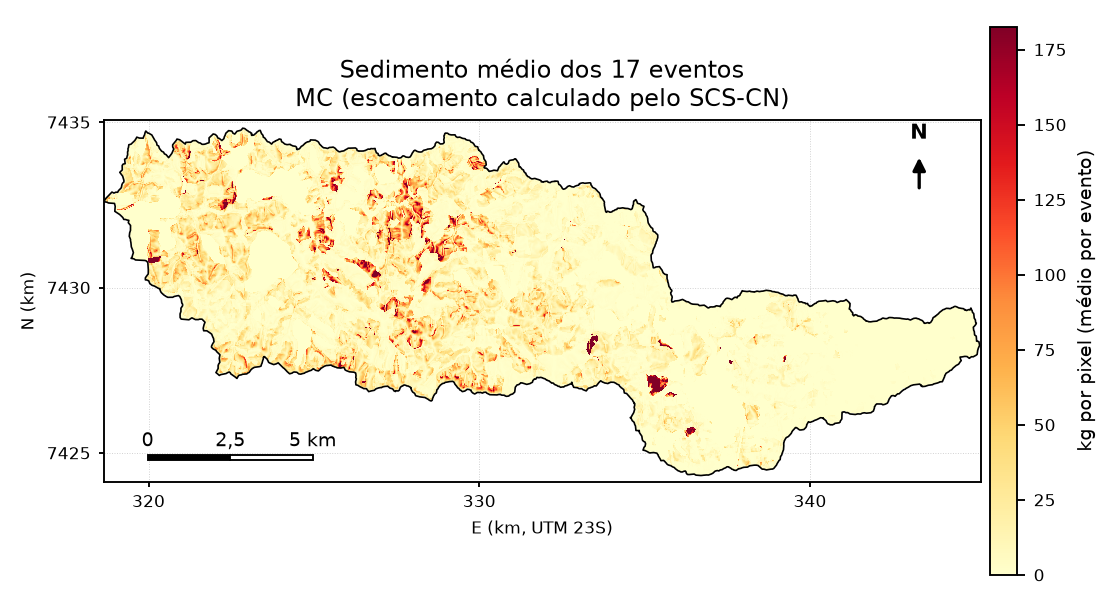
#> input picture TCC_Texto/figuras/slides/mapa_medio_MC.png, 1103 x 598 px
$ python 7_montagem_instagram_v2.py ../../TCC_Texto/figuras/slides/mapa_medio_MC.png ../../TCC_Texto/figuras/slides/mapa_medio_MC.png
#> lines starting #> are read from the running program, lines starting #| are printed output that depends on the picture; after the words box and inside, x2 and y2 are one past the last pixel; in counts of white or black regions, pixels touching at a corner belong together
"""Montagem para o Instagram, versao 2 (1080 x 1350): foto que se dissolve no fundo escuro e o mapa
de erosao media sem fundo, como se flutuasse. Uso: python 7_...py foto.jpg saida.jpg"""
import os, sys
import numpy as np
from PIL import Image, ImageDraw, ImageFont

BASE = os.path.abspath(os.path.join(os.path.dirname(__file__), "..", ".."))
FOTO, OUT = sys.argv[1], sys.argv[2]
FUNDO = np.array([14, 30, 58]); LARANJA = (240, 165, 60); BRANCO = (255, 255, 255); CLARO = (190, 208, 232)
F = lambda s, b=True: ImageFont.truetype(f"/usr/share/fonts/truetype/crosextra/Carlito-{'Bold' if b else 'Regular'}.ttf", s)
W, H, FH = 1080, 1350, 770

img = Image.new("RGB", (W, H), tuple(FUNDO))
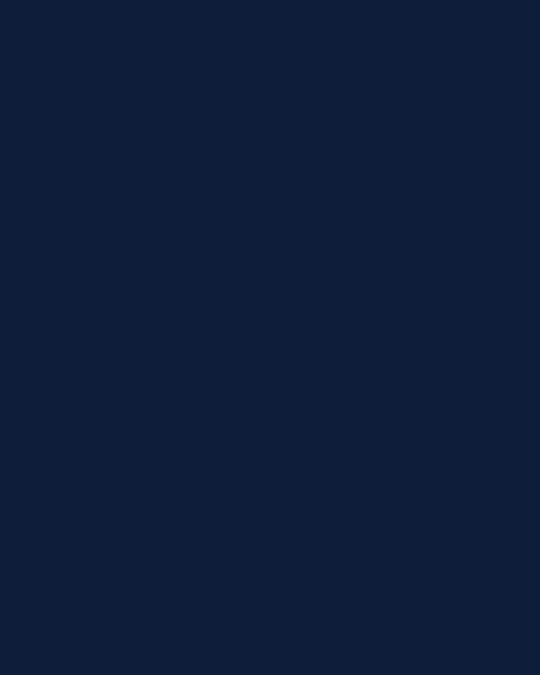
#> img: PIL image 1080x1350 RGB (shown at 1/2 size); mean R, G, B 14, 30, 58
f = Image.open(FOTO).convert("RGB"); fw, fh = f.size
#> after `fw, fh = f.size`: fw = 1103; fh = 598
alvo = W / FH
if fw / fh > alvo:
    nw = int(fh * alvo); x0 = (fw - nw) // 2; f = f.crop((x0, 0, x0 + nw, fh))
#> after `nw = int(fh * alvo)`: nw = 838
#> after `x0 = (fw - nw) // 2`: x0 = 132
else:
    nh = int(fw / alvo); f = f.crop((0, 0, fw, nh))
f = np.array(f.resize((W, FH), Image.LANCZOS)).astype(float)
#> f: shape (770, 1080, 3) float64
# degrade: a parte de baixo da foto se dissolve no fundo
a = np.ones(FH); t0 = FH - 230; a[t0:] = np.linspace(1, 0, FH - t0) ** 1.6
f = f * a[:, None, None] + FUNDO * (1 - a[:, None, None])
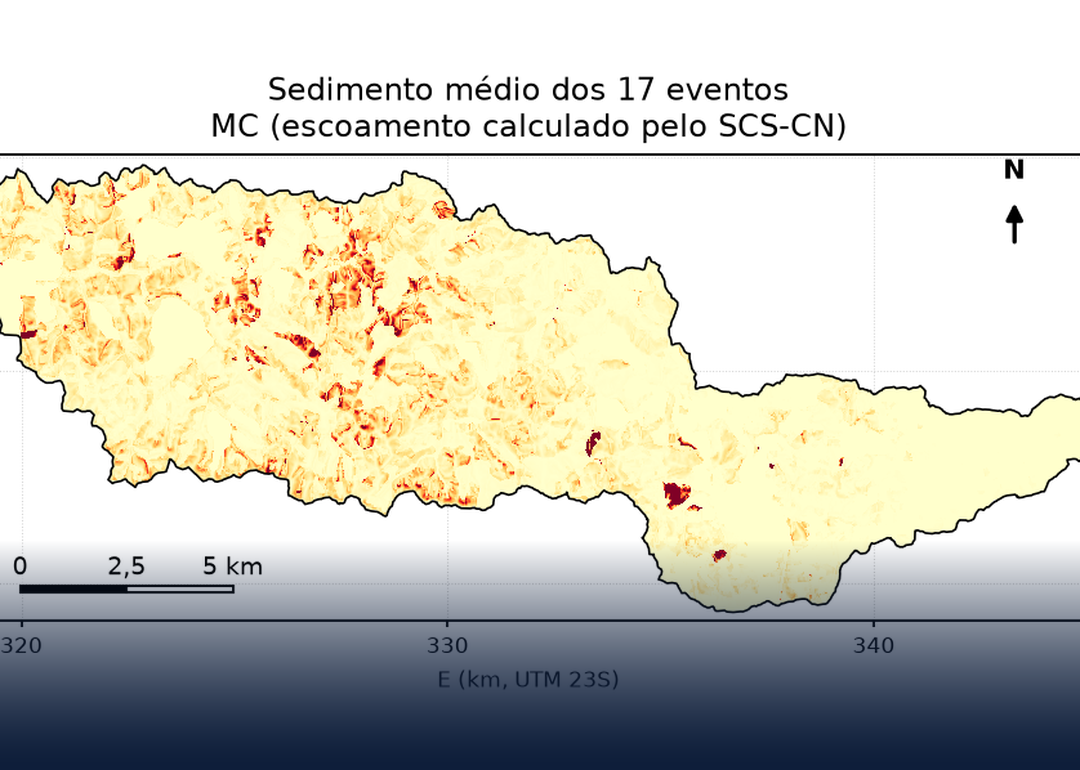
#> f: shape (770, 1080, 3) float64; mean R, G, B 204.1, 203.3, 190.8
img.paste(Image.fromarray(f.astype(np.uint8)), (0, 0))
d = ImageDraw.Draw(img)

# texto
y = 712
d.text((70, y), "TCC APROVADO", font=F(56), fill=LARANJA)
d.line((72, y + 66, 300, y + 66), fill=LARANJA, width=5)
d.text((70, y + 86), "Espacialização da MUSLE para identificação", font=F(36), fill=BRANCO)
d.text((70, y + 128), "de áreas críticas de erosão", font=F(36), fill=BRANCO)
d.text((70, y + 176), "Estudo de caso na bacia do rio Jundiaí", font=F(27, False), fill=CLARO)

# mapa sem fundo: branco e cinza neutro ficam transparentes; preto vira branco
m = np.array(Image.open(os.path.join(BASE, "TCC_Texto", "figuras", "slides", "mapa_medio_MC.png")).convert("RGB").crop((106, 122, 979, 480))).astype(int)
sat = m.max(axis=2) - m.min(axis=2); lum = m.mean(axis=2)
#> after `sat = m.max(axis=2) - m.min(axis=2)`:
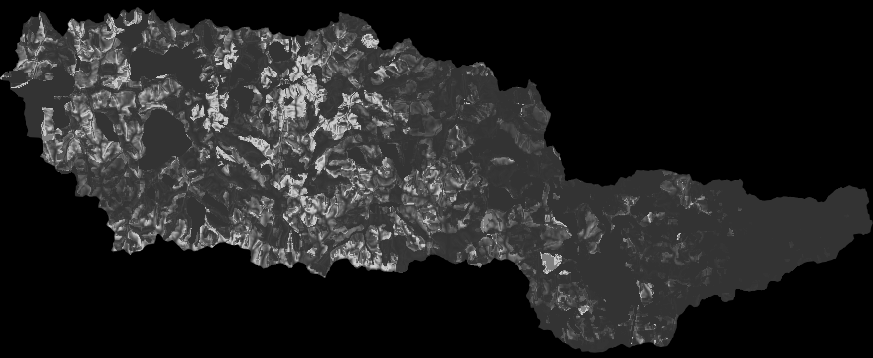
#> sat: shape (358, 873) int64; min 0, max 210, mean 35.1
#> after `lum = m.mean(axis=2)`:
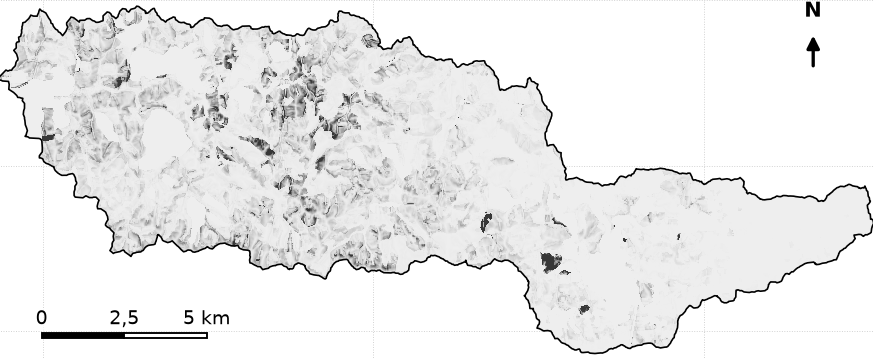
#> lum: shape (358, 873) float64; min 0, max 255, mean 235.8
alpha = np.where((sat < 30) & (lum > 150), 0, 255)
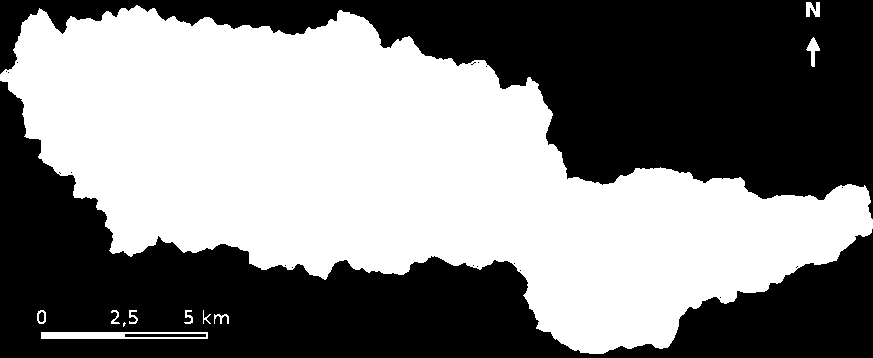
#> alpha: shape (358, 873) int64; 49.9% white; 11 white regions (1 under 20 px), largest, box (x1, y1, x2, y2) and area: (0, 5, 873, 354) 154202, (41, 332, 208, 339) 926, (806, 37, 820, 67) 179
escuro = (sat < 40) & (lum < 110)
#> escuro: shape (358, 873) bool; 1.8% white in thin lines or dots
m[escuro] = [235, 240, 248]
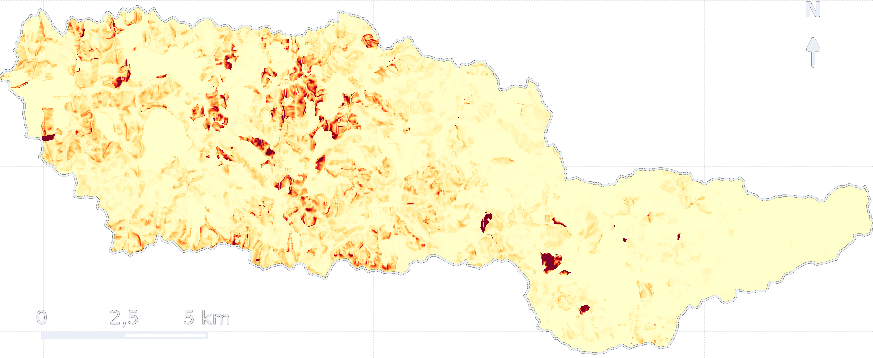
#> m: shape (358, 873, 3) int64; mean R, G, B 253.2, 247.2, 218.6
rgba = np.dstack([m, alpha]).astype(np.uint8)
mapa = Image.fromarray(rgba, "RGBA"); mw = 780; mh = int(mapa.height * mw / mapa.width)
#> after `mh = int(mapa.height * mw / mapa.width)`: mh = 319
mapa = mapa.resize((mw, mh), Image.LANCZOS)
my = 950
img.paste(mapa, ((W - mw) // 2 + 10, my), mapa)
d.text((70, H - 54), "Erosão média de 17 eventos de chuva, pixel a pixel", font=F(23, False), fill=CLARO)
d.text((W - 70, H - 54), "Engenharia Civil · Unicamp · 2026", font=F(23), fill=BRANCO, anchor="ra")
img.save(OUT, quality=95); print("ok", OUT, mh)
#> after `img.save(OUT, quality=95)`:
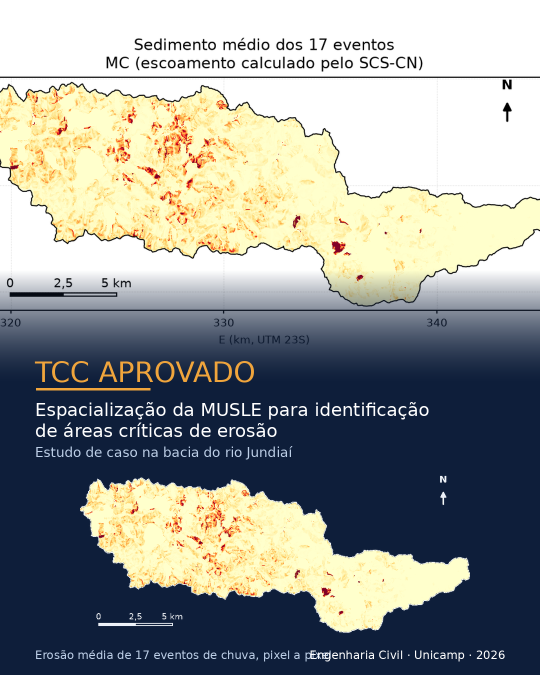
#> saved as mapa_medio_MC.png: PIL image 1080x1350 RGB (shown at 1/2 size); mean R, G, B 146.1, 149.6, 146.4
#| ok ../../TCC_Texto/figuras/slides/mapa_medio_MC.png 319

$ run again, with TCC_Texto/figuras/slides/dispersao_MFM_e_concentrado.png copied over TCC_Texto/figuras/slides/mapa_medio_MC.png
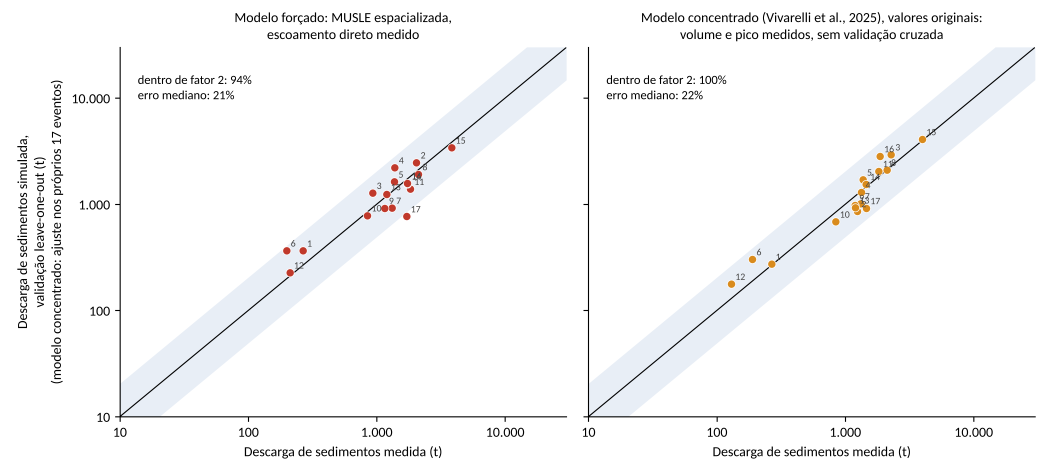
#> input picture TCC_Texto/figuras/slides/dispersao_MFM_e_concentrado.png, 3150 x 1424 px (shown at 1/3 size)
#> sat: shape (358, 873) int64; every value is 0
#> `alpha = np.where((sat < 30) & (lum > 150), 0, 255)`:
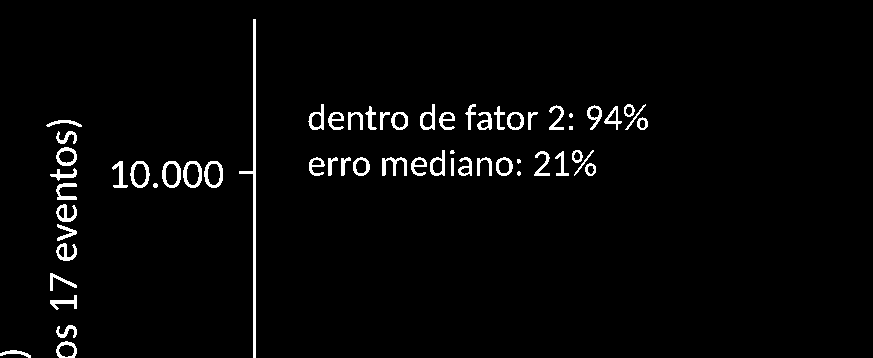
#> alpha: shape (358, 873) int64; 2.7% white; 60 white regions (5 under 20 px), largest, box (x1, y1, x2, y2) and area: (239, 19, 256, 358) 1059, (162, 161, 181, 188) 226, (183, 161, 202, 188) 220
#> escuro: shape (358, 873) bool; 2.5% white; 60 white regions (6 under 20 px), largest, box (x1, y1, x2, y2) and area: (240, 19, 256, 358) 1056, (162, 161, 181, 188) 204, (382, 158, 407, 176) 202
#> `img.save(OUT, quality=95)`:
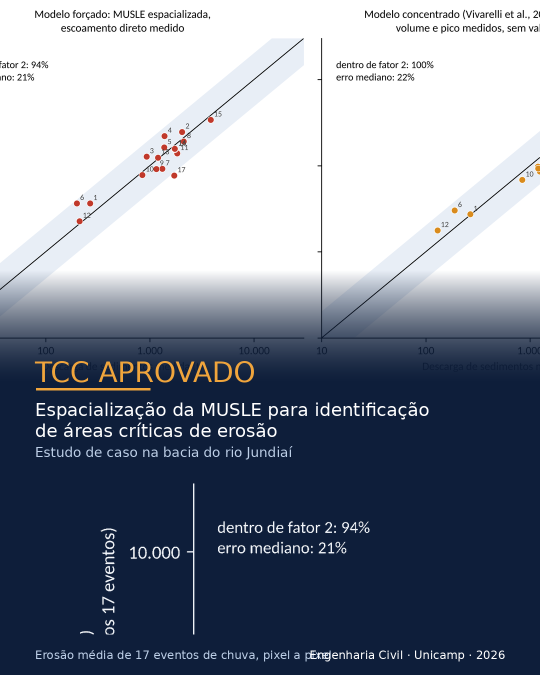
#> saved as mapa_medio_MC.png: PIL image 1080x1350 RGB (shown at 1/2 size); mean R, G, B 127, 135.2, 149.7
#| ok ../../TCC_Texto/figuras/slides/mapa_medio_MC.png 319

$ run again, with TCC_Texto/figuras/slides/dispersao_simples_e_MC.png copied over TCC_Texto/figuras/slides/mapa_medio_MC.png
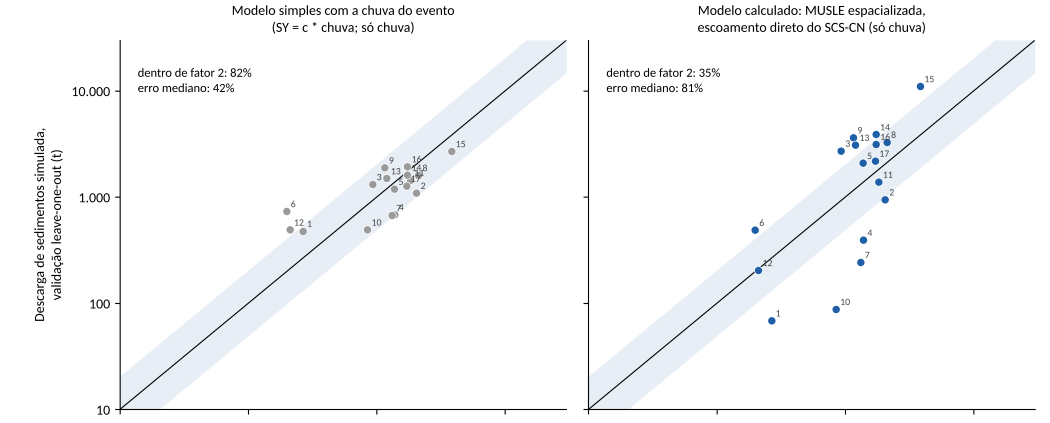
#> input picture TCC_Texto/figuras/slides/dispersao_simples_e_MC.png, 3150 x 1269 px (shown at 1/3 size)
#> sat: shape (358, 873) int64; every value is 0
#> `alpha = np.where((sat < 30) & (lum > 150), 0, 255)`:
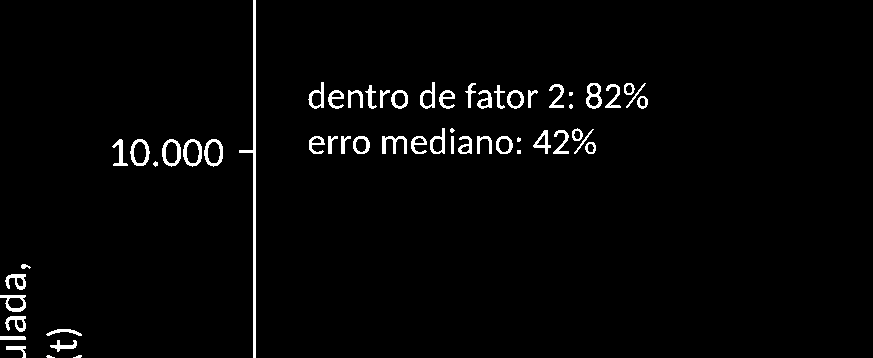
#> alpha: shape (358, 873) int64; 2.5% white; 57 white regions (7 under 20 px), largest, box (x1, y1, x2, y2) and area: (239, 0, 256, 358) 1116, (162, 139, 181, 167) 225, (183, 139, 202, 167) 219
#> escuro: shape (358, 873) bool; 2.2% white; 57 white regions (8 under 20 px), largest, box (x1, y1, x2, y2) and area: (240, 0, 256, 358) 1113, (382, 136, 407, 154) 207, (162, 139, 181, 166) 202
#> `img.save(OUT, quality=95)`:
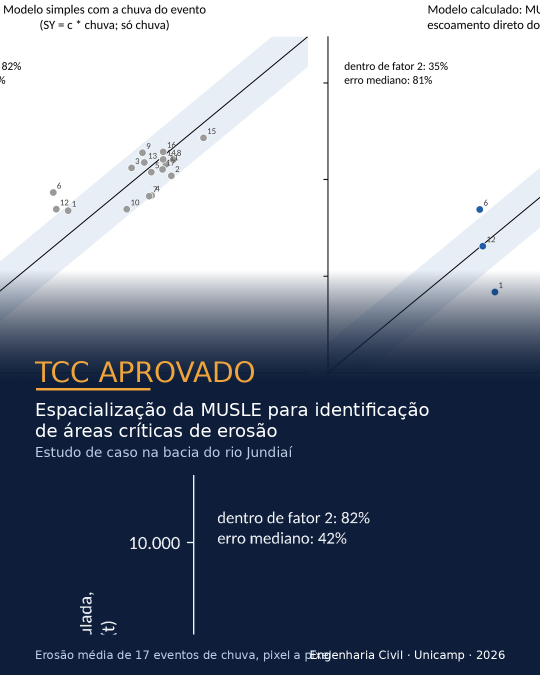
#> saved as mapa_medio_MC.png: PIL image 1080x1350 RGB (shown at 1/2 size); mean R, G, B 126.9, 135.3, 149.9
#| ok ../../TCC_Texto/figuras/slides/mapa_medio_MC.png 319

$ run again, with TCC_Texto/figuras/slides/escada_gargalo_vivarelli.png copied over TCC_Texto/figuras/slides/mapa_medio_MC.png
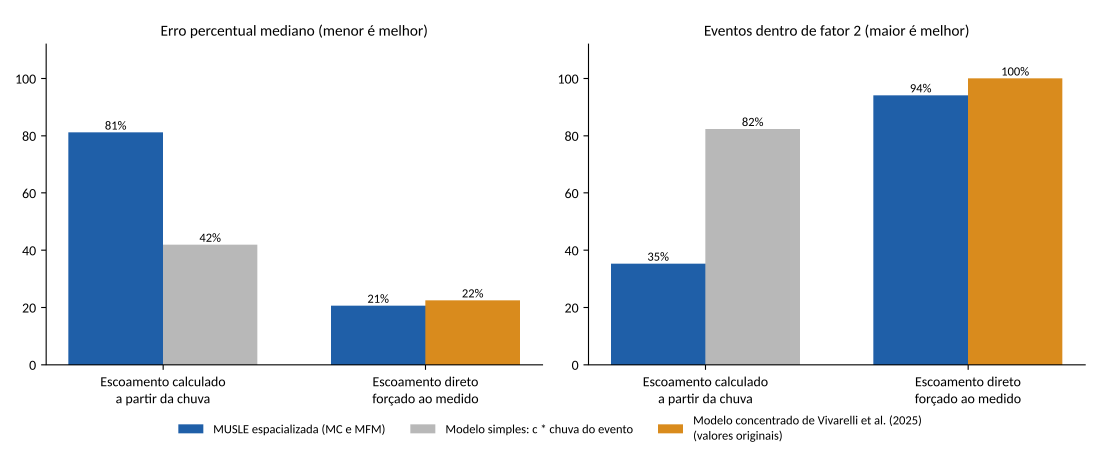
#> input picture TCC_Texto/figuras/slides/escada_gargalo_vivarelli.png, 3300 x 1380 px (shown at 1/3 size)
#> sat: shape (358, 873) int64; values 0 (black) and 137 (white), 7.5% white; 1 white region, box (x1, y1, x2, y2) and area: (99, 275, 383, 358) 23572
#> alpha: shape (358, 873) int64; 8.1% white; 9 white regions (2 under 20 px), largest, box (x1, y1, x2, y2) and area: (99, 275, 383, 358) 23572, (17, 9, 34, 358) 1131, (210, 241, 226, 267) 210
#> escuro: shape (358, 873) bool; 0.53% white; 8 white regions (2 under 20 px), largest, box (x1, y1, x2, y2) and area: (18, 9, 34, 358) 1125, (210, 241, 226, 267) 192, (231, 243, 245, 267) 117, (248, 241, 259, 254) 66, (261, 254, 272, 267) 66, (250, 241, 270, 267) 56
#> `img.save(OUT, quality=95)`:
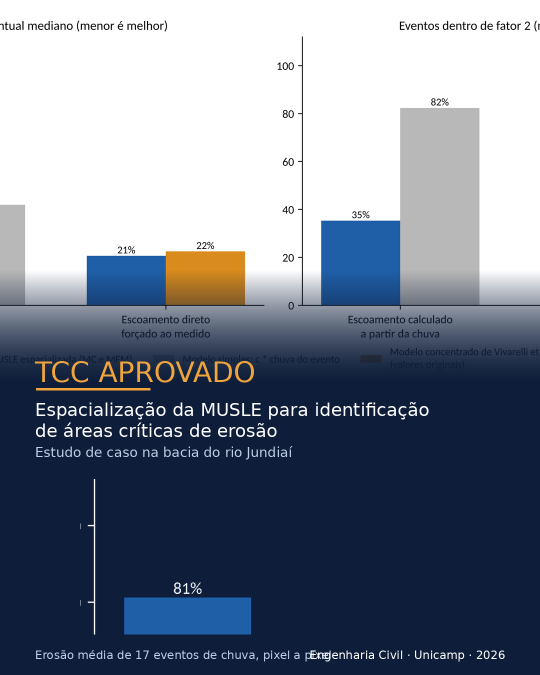
#> saved as mapa_medio_MC.png: PIL image 1080x1350 RGB (shown at 1/2 size); mean R, G, B 119.2, 128.7, 144.2
#| ok ../../TCC_Texto/figuras/slides/mapa_medio_MC.png 319
